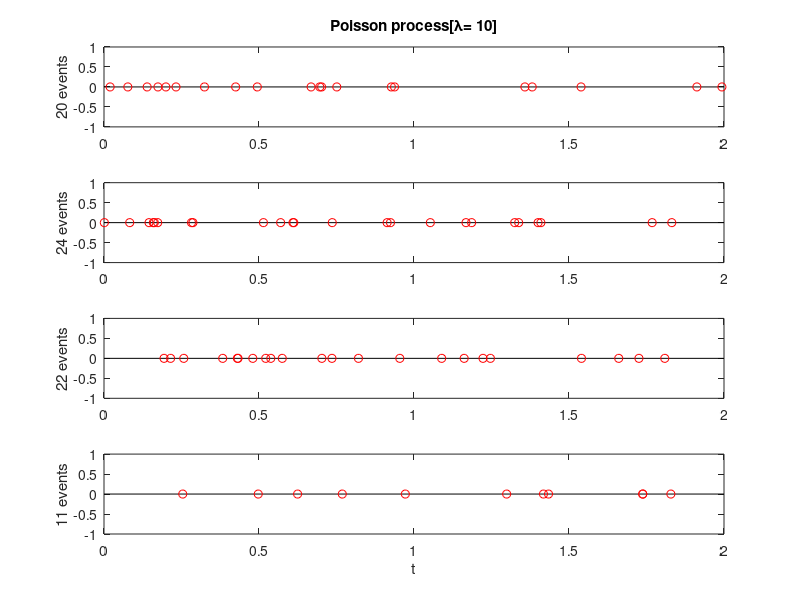

The MATLAB script that drew this image:
function demo_PoissonProcess
%% demo_PoissonProcess: generate times of events in homogeneous Poisson process

%% Parameters for the simulation
lambda = 10;        % average of 10 events per unit time
M      = 4;         % Simulate M times
tauMax = 20/lambda; % Maximum length for the simulation

%% Simulate Poisson process
figure(1); clf

for m = 1:M
    nEvent = 1;
    tau(1) = -log(rand)/lambda; % first event ~Exp[lambda]
    while(tau(end) < tauMax)
        nEvent = nEvent+1;      % new event 
        delay_event = -log(rand)/lambda;           % delay ~Exp[lambda]
        tau(nEvent) = tau(nEvent-1) + delay_event; % time for new event   
    end
    tau = tau(tau < tauMax); % exclude earlier events 
    subplot(M,1,m);
    plot([0 tauMax],[0 0],'k',tau,zeros(size(tau)),'ro')
    ylabel(sprintf('%d events',length(tau)));
    axis('tight')
end
subplot(M,1,1);
title(sprintf('Poisson process[%s= %g]','\lambda',lambda));
subplot(M,1,M);
xlabel('t')
                   
